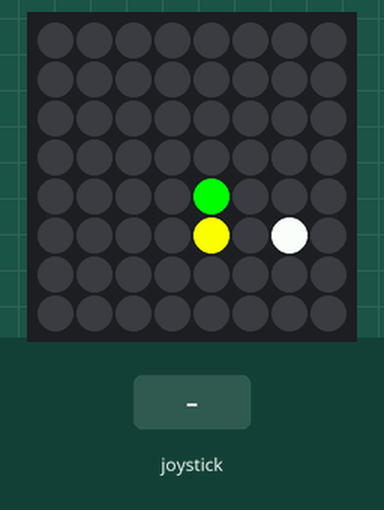
This program was run on a simulated Raspberry Pi (BCM pin numbers) with a Sense HAT. On the bench: the Sense HAT's 8×8 RGB LED matrix. Inputs (shaded band) come from the test bench. Random numbers come from a fixed seed; the interpreter's speed is modelled, so counts of loop turns are approximate; threads take turns every 2 ms.

Above: at 1.2 s.
1.3 s: joystick clicked
At 1.8 s:
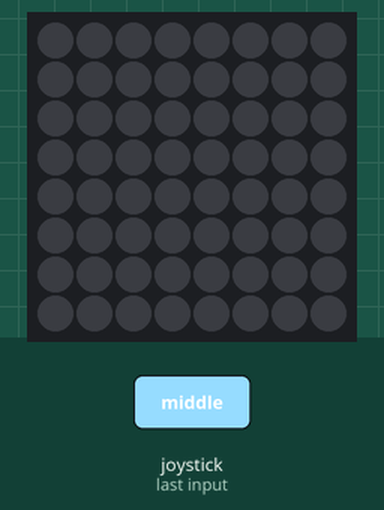
2.8 s: joystick clicked
At 3.16 s:
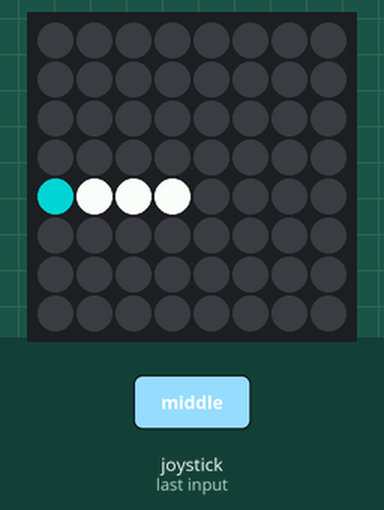
At 3.66 s:
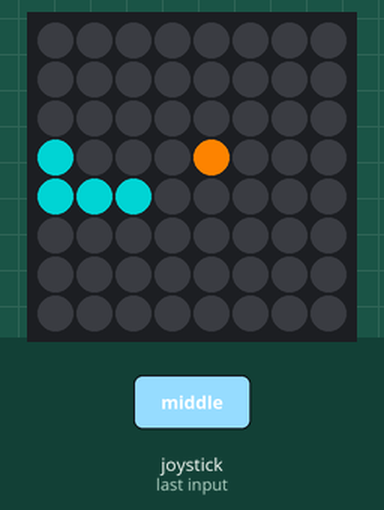

Measured:
- after the input at 2.8 s, the LEDs: change after 0.24 s (image 2)

The program:

snake_game.py
```python
import time
import random
import threading
from sense_hat import SenseHat

sense = SenseHat()
sense.set_rotation(180)
sense.clear()

WIDTH, HEIGHT = 8, 8
COLOR_BG = [0, 0, 0]
DEFAULT_COLOR = [0, 255, 0]

# Brightness and display state
brightness = 1.0
previous_brightness = brightness
display_enabled = True

# 15 vivid food colors
FOOD_COLORS = [
    [255, 0, 0], [255, 128, 0], [255, 255, 0],
    [0, 255, 0], [0, 255, 128], [0, 255, 255],
    [0, 128, 255], [0, 0, 255], [128, 0, 255],
    [255, 0, 255], [255, 0, 128], [128, 128, 0],
    [0, 128, 128], [255, 255, 255], [192, 0, 255]
]

DIRS = {
    "UP": (0, -1), "DOWN": (0, 1),
    "LEFT": (-1, 0), "RIGHT": (1, 0)
}

def scale_color(color, b):
    return [min(255, int(c * b)) for c in color]

def color_distance(c1, c2):
    return sum((a - b) ** 2 for a, b in zip(c1, c2)) ** 0.5

def place_food(snake, snake_head_color):
    options = [(x, y) for x in range(WIDTH) for y in range(HEIGHT) if (x, y) not in snake]
    if not options:
        return None, None

    food_color = random.choice(FOOD_COLORS)
    tries = 0
    while color_distance(food_color, snake_head_color) < 100 and tries < 10:
        food_color = random.choice(FOOD_COLORS)
        tries += 1

    return random.choice(options), food_color

def draw(snake, snake_colors, food, food_color):
    if not display_enabled:
        sense.clear()
        return

    grid = []
    for y in range(HEIGHT):
        for x in range(WIDTH):
            pos = (x, y)
            if pos == food:
                grid.append(scale_color(food_color, brightness))
            elif pos in snake:
                idx = snake.index(pos)
                color = snake_colors[idx] if idx < len(snake_colors) else DEFAULT_COLOR
                grid.append(scale_color(color, brightness))
            else:
                grid.append(scale_color(COLOR_BG, brightness))
    sense.set_pixels(grid)

def move_snake(snake, snake_colors, direction, food, food_color):
    dx, dy = DIRS[direction]
    head_x, head_y = snake[0]
    new_head = ((head_x + dx) % WIDTH, (head_y + dy) % HEIGHT)

    if new_head in snake:
        return False, snake, snake_colors, food, food_color

    snake.insert(0, new_head)

    if new_head == food:
        snake_colors.insert(0, food_color)
        head_color = food_color
        food, food_color = place_food(snake, head_color)
    else:
        if snake: snake.pop()
        if snake_colors: snake_colors.pop()

    if len(snake_colors) != len(snake):
        fallback = snake_colors[0] if snake_colors else DEFAULT_COLOR
        snake_colors = [fallback] * len(snake)

    return True, snake, snake_colors, food, food_color

def choose_direction(snake, food, current_direction):
    head_x, head_y = snake[0]
    fx, fy = food

    candidates = []
    if fx > head_x: candidates.append("RIGHT")
    if fx < head_x: candidates.append("LEFT")
    if fy > head_y: candidates.append("DOWN")
    if fy < head_y: candidates.append("UP")
    random.shuffle(candidates)

    for d in candidates:
        dx, dy = DIRS[d]
        nx, ny = (head_x + dx) % WIDTH, (head_y + dy) % HEIGHT
        if (nx, ny) not in snake:
            return d

    fallback = []
    for d, (dx, dy) in DIRS.items():
        nx, ny = (head_x + dx) % WIDTH, (head_y + dy) % HEIGHT
        if (nx, ny) not in snake:
            fallback.append(d)

    return random.choice(fallback) if fallback else current_direction

def joystick_listener():
    global brightness, previous_brightness, display_enabled
    while True:
        for event in sense.stick.get_events():
            if event.action != "pressed":
                continue
            if event.direction == "up":
                if display_enabled:
                    brightness = max(0.1, round(brightness - 0.1, 2))
            elif event.direction == "down":
                if display_enabled:
                    brightness = min(1.0, round(brightness + 0.1, 2))
            elif event.direction == "middle":
                if display_enabled:
                    previous_brightness = brightness
                    brightness = 0.0
                    display_enabled = False
                    sense.clear()
                else:
                    brightness = previous_brightness or 1.0
                    display_enabled = True

# Start joystick handling thread
threading.Thread(target=joystick_listener, daemon=True).start()

# === Main Game Loop ===
while True:
    snake = [(4, 4)]
    direction = "RIGHT"
    head_color = DEFAULT_COLOR
    food, food_color = place_food(snake, head_color)
    snake_colors = [DEFAULT_COLOR] * len(snake)

    sense.clear()
    draw(snake, snake_colors, food, food_color)
    time.sleep(1)

    while True:
        direction = choose_direction(snake, food, direction)
        alive, snake, snake_colors, food, food_color = move_snake(
            snake, snake_colors, direction, food, food_color
        )
        draw(snake, snake_colors, food, food_color)
        time.sleep(0.25)

        if not alive:
            if display_enabled:
                sense.show_message("GAME OVER", scroll_speed=0.05, text_colour=[255, 0, 0])
            break
```
